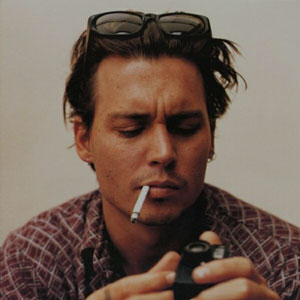
#> input picture joven.jpg, 300 x 300 px
$ python combinacion2.py
#> lines starting #> are read from the running program, lines starting #| are printed output that depends on the picture; after the words box and inside, x2 and y2 are one past the last pixel; in counts of white or black regions, pixels touching at a corner belong together
'''
Created on 18/01/2016

@author: Jesus Gutierrez Barajas
'''

import cv2
import numpy as np

img1 = cv2.imread('joven.jpg')
#> img1 is the input picture: shape (300, 300, 3); mean B, G, R 85.7, 97.2, 116.6
img2 = cv2.imread('mar.jpeg')
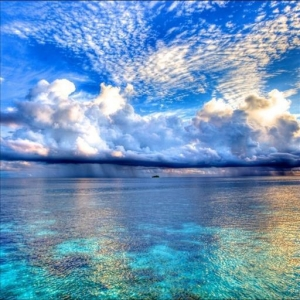
#> input picture mar.jpeg, 300 x 300 px
#> img2 is the input picture: shape (300, 300, 3); mean B, G, R 188.2, 149.6, 108

gray = cv2.cvtColor(img1, cv2.COLOR_BGR2GRAY, 3)
bw = cv2.adaptiveThreshold(gray, 255, cv2.ADAPTIVE_THRESH_GAUSSIAN_C,
                           cv2.THRESH_BINARY, 11, 0)
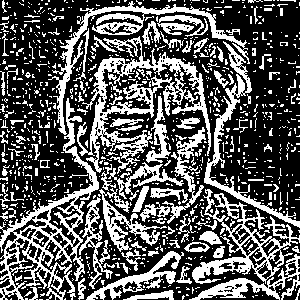
#> bw: shape (300, 300); 35.5% white; 945 white regions (829 under 20 px), largest, box (x1, y1, x2, y2) and area: (77, 36, 211, 174) 4562, (0, 98, 99, 300) 4095, (48, 1, 250, 135) 2548
notbw = cv2.bitwise_not(bw)
anda = img1 & img2 # tambien se puede usar cv2.bitwise_and(img1, img2)
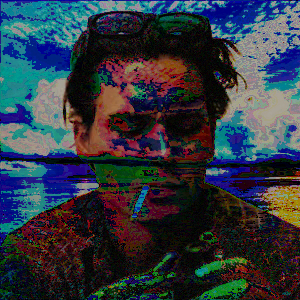
#> anda: shape (300, 300, 3); mean B, G, R 64.9, 55.4, 48.3
oro = img1 | img2 # tambien se puede usar cv2.bitwise_or(img1, img2)
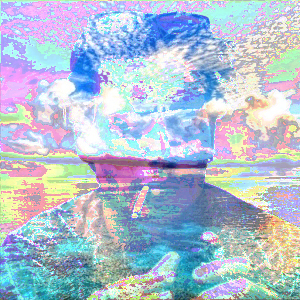
#> oro: shape (300, 300, 3); mean B, G, R 208.9, 191.5, 176.3

res = np.hstack((img1, img2))
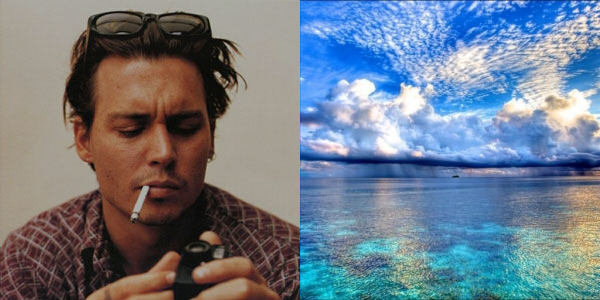
#> res: shape (300, 600, 3); mean B, G, R 136.9, 123.4, 112.3
res2 = np.hstack((anda, oro))
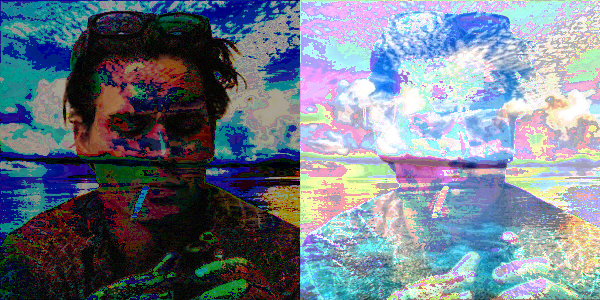
#> res2: shape (300, 600, 3); mean B, G, R 136.9, 123.4, 112.3
res3 = np.hstack((bw, notbw))
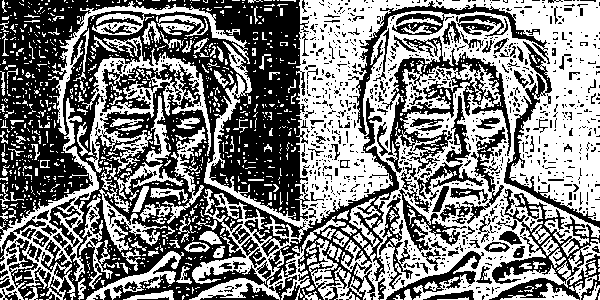
#> res3: shape (300, 600); 50% white; 1085 white regions (938 under 20 px), largest, box (x1, y1, x2, y2) and area: (192, 0, 600, 300) 58948, (77, 36, 211, 174) 4562, (0, 98, 99, 300) 4095

cv2.imshow('Originals', res)
cv2.imshow('AND/OR', res2)
cv2.imshow('BW/NOT BW', res3)

cv2.waitKey()
